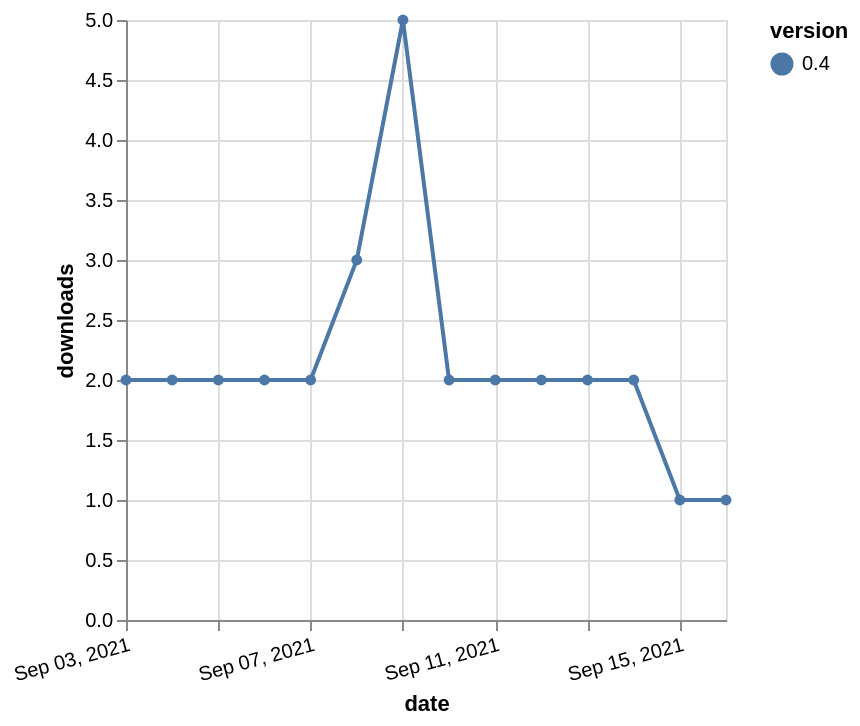

Vega-Lite specification for this chart:
### Vega-Lite specification from a JSON file in a GitHub repository (floating-point values rounded to 4 significant figures)
{"$schema": "https://vega.github.io/schema/vega-lite/v5.json", "description": "A simple bar chart with embedded data.", "data": {"values": [{"date": "2021-09-03", "total": 3245, "delta": 2, "version": "0.4"}, {"date": "2021-09-04", "total": 3247, "delta": 2, "version": "0.4"}, {"date": "2021-09-05", "total": 3249, "delta": 2, "version": "0.4"}, {"date": "2021-09-06", "total": 3251, "delta": 2, "version": "0.4"}, {"date": "2021-09-07", "total": 3253, "delta": 2, "version": "0.4"}, {"date": "2021-09-08", "total": 3256, "delta": 3, "version": "0.4"}, {"date": "2021-09-09", "total": 3261, "delta": 5, "version": "0.4"}, {"date": "2021-09-10", "total": 3263, "delta": 2, "version": "0.4"}, {"date": "2021-09-11", "total": 3265, "delta": 2, "version": "0.4"}, {"date": "2021-09-12", "total": 3267, "delta": 2, "version": "0.4"}, {"date": "2021-09-13", "total": 3269, "delta": 2, "version": "0.4"}, {"date": "2021-09-14", "total": 3271, "delta": 2, "version": "0.4"}, {"date": "2021-09-15", "total": 3272, "delta": 1, "version": "0.4"}, {"date": "2021-09-16", "total": 3273, "delta": 1, "version": "0.4"}]}, "width": "container", "mark": {"type": "line", "point": {"filled": true}}, "encoding": {"x": {"field": "date", "type": "temporal", "timeUnit": "yearmonthdate", "title": "date", "axis": {"labelAngle": -15}}, "y": {"field": "delta", "type": "quantitative", "title": "downloads"}, "color": {"field": "version", "type": "nominal"}, "tooltip": {"field": "delta"}}}
